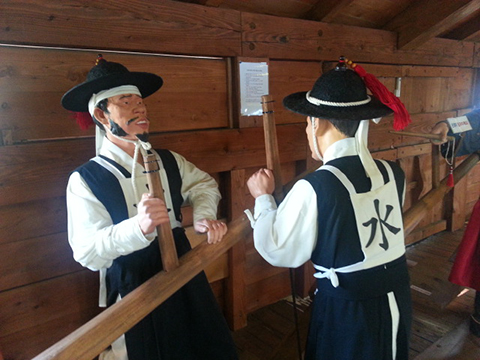
//> input picture aa.jpg, 480 x 360 px
$ ./imageload   (built with g++ and OpenCV 4)
//> lines starting //> are read from the running program, lines starting //| are printed output that depends on the picture; after the words box and inside, x2 and y2 are one past the last pixel; in counts of white or black regions, pixels touching at a corner belong together
#include <opencv2/opencv.hpp>
using namespace cv;
using namespace std;

// 영상 img 출력, W/H 출력,
void img_info(Mat img, String txt)
{
	imshow(txt, img);
	Size s = img.size();
	cout << txt + " size :" << s << endl << endl;
}

// 영역 rt 의 좌상단좌표, 우하단 좌표 출력
void coordinate(Rect rt)
{
	String txt1 = format("       top left(%d, %d) right bottom(%d, %d)",
		rt.tl().x, rt.tl().y, rt.br().x, rt.br().y);
	cout << txt1 << endl << endl;
	waitKey();
}

// img 에 rt 사각형 영역 빨강색으로 그리기
void draw_rect(Mat img, Rect rt, String txt) {
	rectangle(img, rt, Scalar(0, 0, 255), 2);
	img_info(img, txt);
}
int main() {
	Mat img = imread("aa.jpg");		img_info(img, "ori img");
//> further down, img is the input picture: 360 rows x 480 cols, CV_8UC3; mean B, G, R 63.4, 71.5, 88.4
//| ori img size :[480 x 360]


	// 영상에 사각형 rt1 (50, 50, 200, 150)  그리고 출력
	Rect rt1(50, 50, 200, 150);
	Mat img1 = img.clone();

	draw_rect(img1, rt1, "img_1");
//| img_1 size :[480 x 360]
	coordinate(rt1);

	// rt1 을 (100, 100) 이동  영역 rt2 를 영상에 해당 사각형
	// 그리고 출력

	Mat img2 = img.clone();
	Point2i p(100, 100);
	Rect rt2 = rt1 + p;

	draw_rect(img2, rt2, "img_2");
//| img_2 size :[480 x 360]
	coordinate(rt2);

	// rt1 을 (50, 50)씩 확장한 영역 rt3 을 영상에 해당 사각형
	// 그리고 출력

	Mat img3 = img.clone();
	Size sz(50, 50);
	Rect rt3 = rt1 + sz;

	draw_rect(img3, rt3, "img_3");
//| img_3 size :[480 x 360]
	coordinate(rt3);

	// r1, r2 교차영역 rt4 의 사각형을 영상에 그리고 출력

	Mat img4 = img.clone();
	Rect rt4 = rt1 & rt2;

	draw_rect(img4, rt4, "img_4");
//| img_4 size :[480 x 360]
	coordinate(rt4);

	// r1, r2 모두 포함영역 rt5 의 사각형을 영상에 그리고 출력

	Mat img5 = img.clone();
	Rect rt5 = rt1 | rt2;

	draw_rect(img5, rt5, "img_5");
//> in draw_rect (call 5), `rectangle(img, rt, Scalar(0, 0, 255), 2);`:
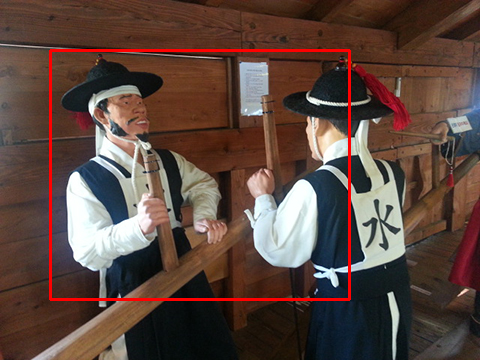
//> img: 360 rows x 480 cols, CV_8UC3; mean B, G, R 62.5, 70.5, 92
//| img_5 size :[480 x 360]
	coordinate(rt5);

	// 원 영상에 (100, 100) 중심으로 size(100, 50) 사각형을 20도 회전한
	// 사각형 그리고 출력

	Mat img6 = img.clone();
	Point2i center(100, 100);
	Point2f ptr[4];
	Size_<int> siz(100, 50);
	RotatedRect R_R(center, siz, 20); // 회전사각형 선언(사각형의 중심,사각형의 크기, 각도)

	R_R.points(ptr); // ptr[4]에 회전사각형의 꼭짓점을 반환
	for (int i = 0; i < 4; i++)
	{
		line(img, ptr[i], ptr[(i + 1) % 4], Scalar(0, 0, 255), 2); // (나타낼 이미지, 시작선분, 끝선분, 색깔(B, G, R), 선분의 굵기)
	}
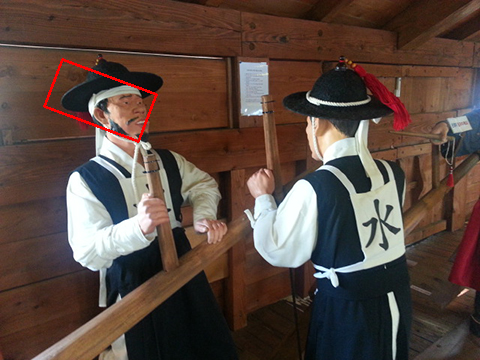
//> img: 360 rows x 480 cols, CV_8UC3; 0.47% of pixels changed, all inside (x1, y1, x2, y2) = (43, 58, 158, 143)
	imshow("img_6", img);

	waitKey();
	return 0;
}
